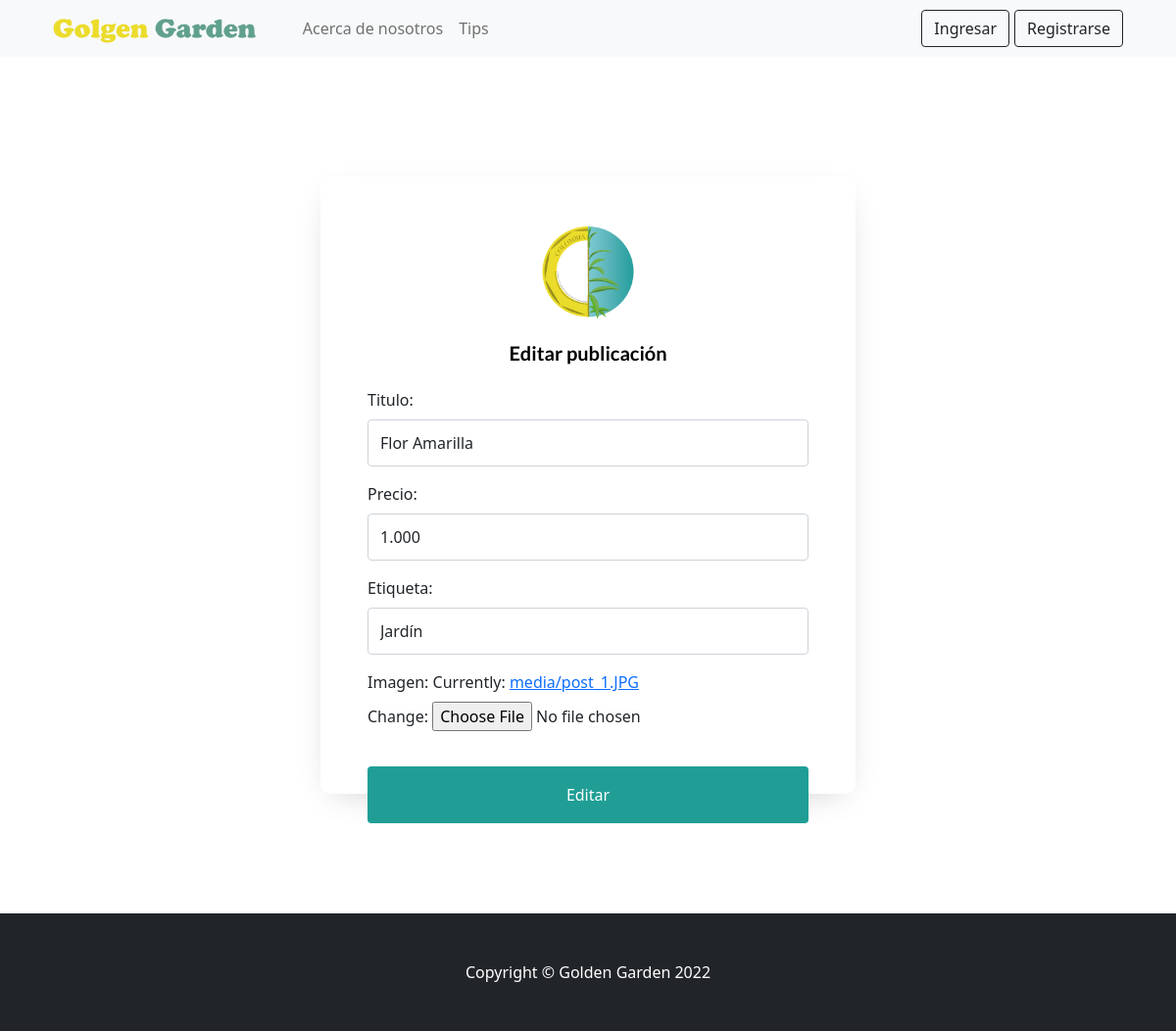
The app's page /editar_publicacion/43, older data.
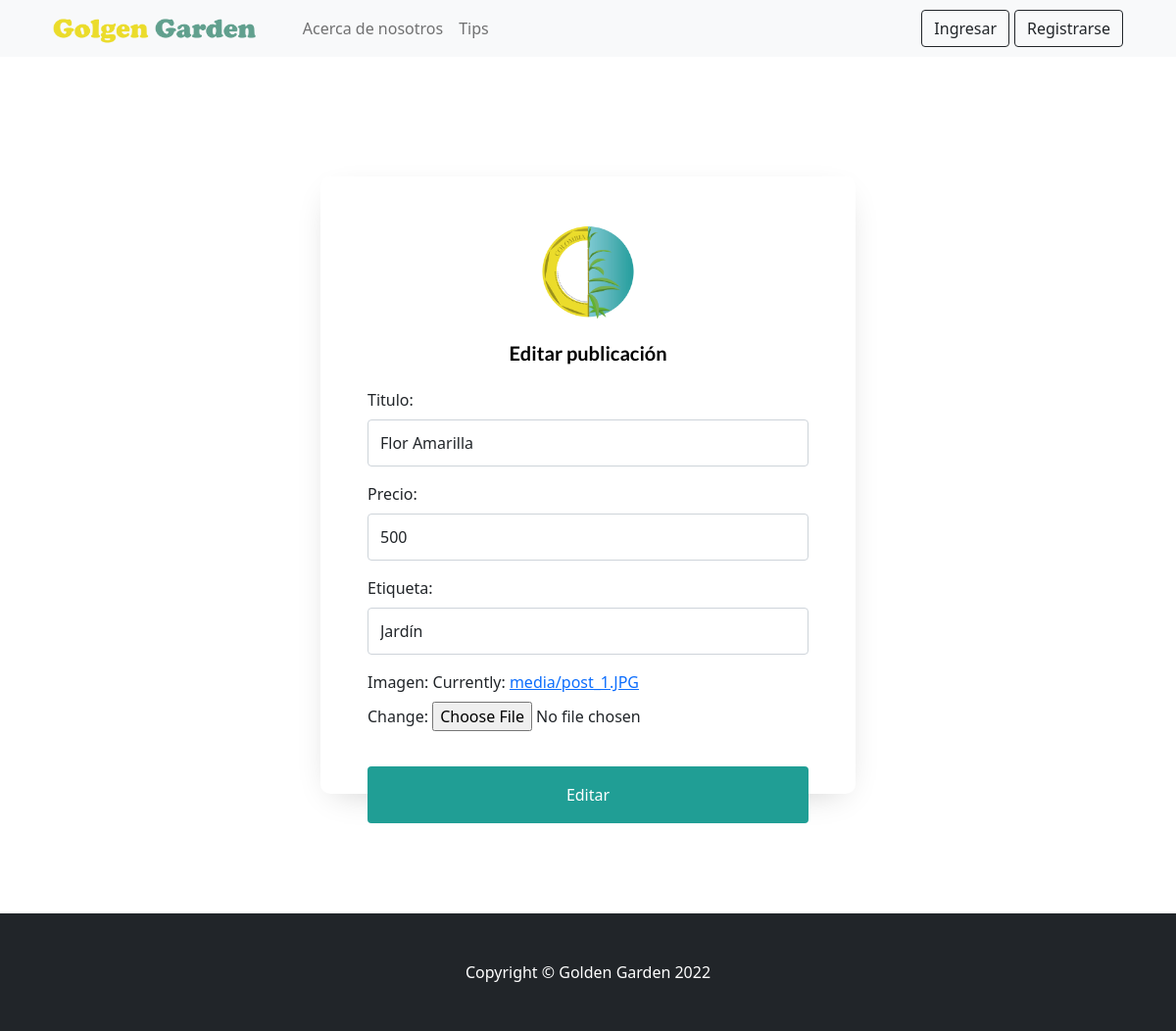
The same page, newer data.
### aplication/principal/models.py (models this page shows, shortened)
class Poster(models.Model):
    id = models.AutoField(primary_key = True)
    usuario = models.ForeignKey(User, on_delete = models.CASCADE)
    titulo = models.CharField(max_length = 70, null = False)
    precio = models.CharField(max_length = 100, null = False)
    etiqueta = models.CharField(max_length = 100, null = False)
    imagen = models.ImageField(upload_to = 'media/', default = 'post_1.JPG', null = False)

### aplication/principal/views.py (the view, shortened to what this page needs)
# urls.py: path('editar_publicacion/<int:id>', editarPost, name = 'edit_post'),
def editarPost(request,id):
    post = Poster.objects.get(id = id)
    if request.method == 'GET':
        form = PosterForm(instance = post)
        contexto = {
            'form' : form
        }
    return render(request,'post/edit.html', contexto)

### aplication/principal/forms.py
class PosterForm(forms.ModelForm):
    class Meta:
        model = Poster
        fields = ['titulo','precio','etiqueta','imagen']
        widgets = {
            'titulo' : forms.TextInput(attrs={'class': 'form-control', 'placeholder' : 'Titulo'}),
            'precio' : forms.TextInput(attrs={'class': 'form-control', 'placeholder' : 'Precio'}),
            'etiqueta' : forms.TextInput(attrs={'class': 'form-control', 'placeholder' : 'Etiqueta'}),
        }

### templates/post/edit.html (shortened to what this page needs)
{% extends 'post/create.html' %}
{% block etiqueta %}Editar{% endblock etiqueta %}
{% block boton %}Editar{% endblock boton %}

### templates/post/create.html (shortened to what this page needs)
{% extends 'nav.html' %}
{% block content %}
{% load static %}
<section class="ftco-section" style="margin-top: 10px; margin-bottom: 10px;">
    <div class="container">
        <div class="row justify-content-center" >
            <div class="col-md-6 col-lg-6">
                <div class="login-wrap p-4 p-md-5">
                    <div class="d-flex align-items-center justify-content-center" style="padding-bottom: 20px;">
                        <img src="{% static 'img/Logo_GG.png'%}" height="100" alt="...">
                    </div>
                    <h3 class="text-center mb-4" style="color:black;">{% block etiqueta %}Crear{% endblock etiqueta %} publicación</h3>
                    <form method="post" class="" enctype="multipart/form-data">
                        {% if get == True %}
                            {{form.as_p}}
                        {% else %}
                            {{form.as_p}}
                        {% endif %}
                        <div class="form-group">
                            <button type="submit" class="btn rounded submit p-3 px-5" style="background-color: #209E95; color: white;">
                                {% block boton %}Crear{% endblock boton %}
                            </button>
                        </div>
                    </form>
                </div>
            </div>
        </div>
    </div>
</section>
{% endblock content %}

### templates/nav.html (shortened to what this page needs)
<!DOCTYPE html>
{% load static %}
<html lang="en">
    <head>
	    <link rel="stylesheet" href="https://stackpath.bootstrapcdn.com/font-awesome/4.7.0/css/font-awesome.min.css">
	    <link rel="stylesheet" href="{% static 'css/style.css' %}">
        <link href="https://cdn.jsdelivr.net/npm/bootstrap@5.1.3/dist/css/bootstrap.min.css" rel="stylesheet">
        <link rel="stylesheet" href="https://cdn.jsdelivr.net/npm/bootstrap-icons@1.8.1/font/bootstrap-icons.css">
    </head>
    <body>
        <nav class="navbar navbar-expand-lg navbar-light bg-light">
            <div class="container px-4">
                <a class="navbar-brand" href="{% url 'index' %}">
                    <img src="{% static 'img/Logo.png' %}" height="30" alt="...">
                </a>
                <div class="collapse navbar-collapse" id="navbarSupportedContent">
                    <ul class="navbar-nav me-auto mb-2 mb-lg-0 ms-lg-4">
                        <li class="nav-item"><a class="nav-link" href="{% url 'about' %}">Acerca de nosotros</a></li>
                        <li class="nav-item"><a class="nav-link" href="{% url 'tips' %}">Tips</a></li>
                    </ul>
                    <form class="d-flex">
                        {% if user.is_authenticated %}
                            <a style="margin-right: 2px;" class="btn btn-outline-dark"  href="{% url 'create_post' %}">
                                <i class="bi bi-box-arrow-up"></i>
                                Vender
                            </a>
                            <a style="margin-right: 2px;" class="btn btn-outline-dark"  href="#">
                                <i class="bi bi-cart-fill me-1"></i>
                                <span class="badge bg-dark text-white ms-1 rounded-pill">0</span>
                            </a>
                            <div class="nav-item dropdown">
                                <a class="nav-link dropdown-toggle text-dark" data-bs-toggle="dropdown" role="buton" aria-expanded="false"><i>{{user.username}}</i></a>
                                <ul class="dropdown-menu">
                                    <li><a class="dropdown-item" href="{% url 'account_logout' %}">Salir</a></li>
                                </ul>
                            </div>
                        {% else %}
                            <a class="btn btn-outline-dark"  href="{% url 'account_login' %}" style="margin-right: 5px;">
                                Ingresar
                            </a>
                            <a class="btn btn-outline-dark"  href="{% url 'account_signup' %}">
                                Registrarse
                            </a>
                        {% endif %}
                    </form>
                </div>
            </div>
        </nav>
        {% block content%}
        {%endblock content%}
        <footer class="footer2 py-5 bg-dark">
            <div class="container"><p class="m-0 text-center text-white">Copyright &copy; Golden Garden 2022</p></div>
        </footer>
    </body>
</html>

### templates/nav.html (style rules this page uses)
.footer2 { position: relative; bottom: 0; width: 100%; }

Row changes from the older to the newer data that the page shows:
changed Poster "Flor Amarilla": precio "1.000" → "500"
